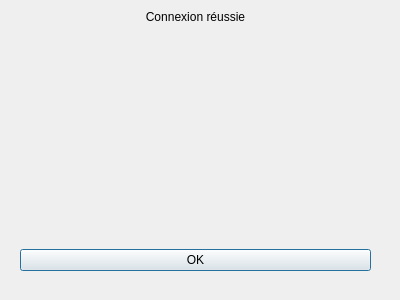
<?xml version="1.0" encoding="UTF-8"?>
<ui version="4.0">
 <class>Dialog</class>
 <widget class="QDialog" name="Dialog">
  <property name="geometry">
   <rect>
    <x>0</x>
    <y>0</y>
    <width>400</width>
    <height>300</height>
   </rect>
  </property>
  <property name="windowTitle">
   <string>Dialog</string>
  </property>
  <widget class="QWidget" name="verticalLayoutWidget">
   <property name="geometry">
    <rect>
     <x>20</x>
     <y>10</y>
     <width>351</width>
     <height>261</height>
    </rect>
   </property>
   <layout class="QVBoxLayout" name="verticalLayout">
    <item>
     <widget class="QLabel" name="ResultText">
      <property name="text">
       <string>Connexion réussie</string>
      </property>
      <property name="alignment">
       <set>Qt::AlignCenter</set>
      </property>
     </widget>
    </item>
    <item>
     <spacer name="verticalSpacer">
      <property name="orientation">
       <enum>Qt::Vertical</enum>
      </property>
      <property name="sizeHint" stdset="0">
       <size>
        <width>20</width>
        <height>40</height>
       </size>
      </property>
     </spacer>
    </item>
    <item>
     <widget class="QPushButton" name="okBtn">
      <property name="text">
       <string>OK</string>
      </property>
     </widget>
    </item>
   </layout>
  </widget>
 </widget>
 <resources/>
 <connections/>
</ui>
